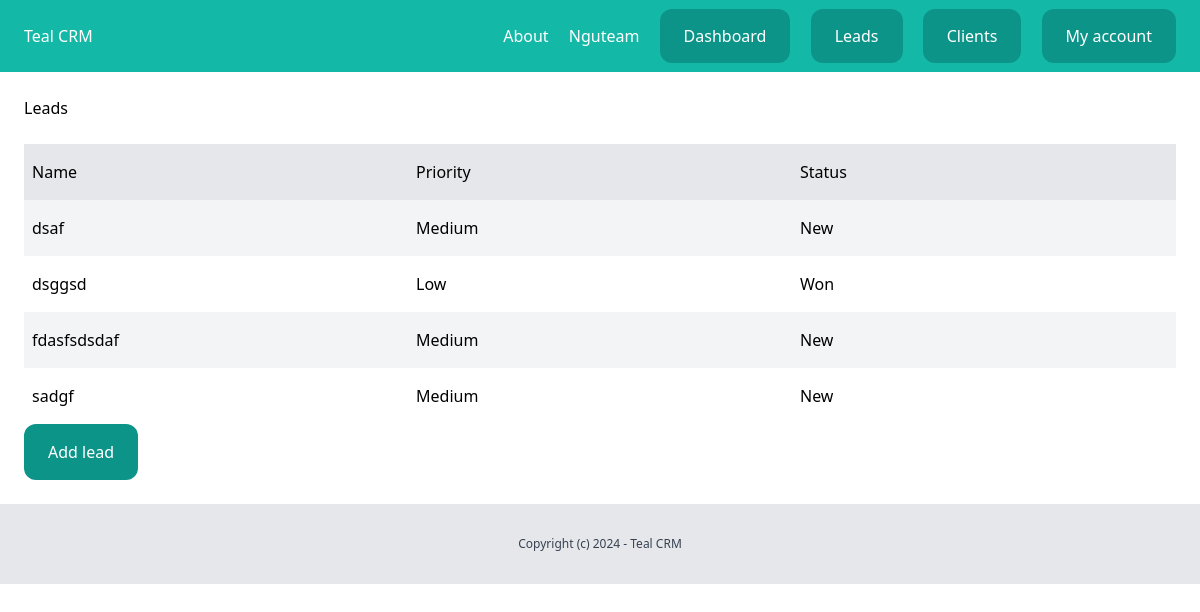
The app's page /dashboard/leads/ (signed in), older data.
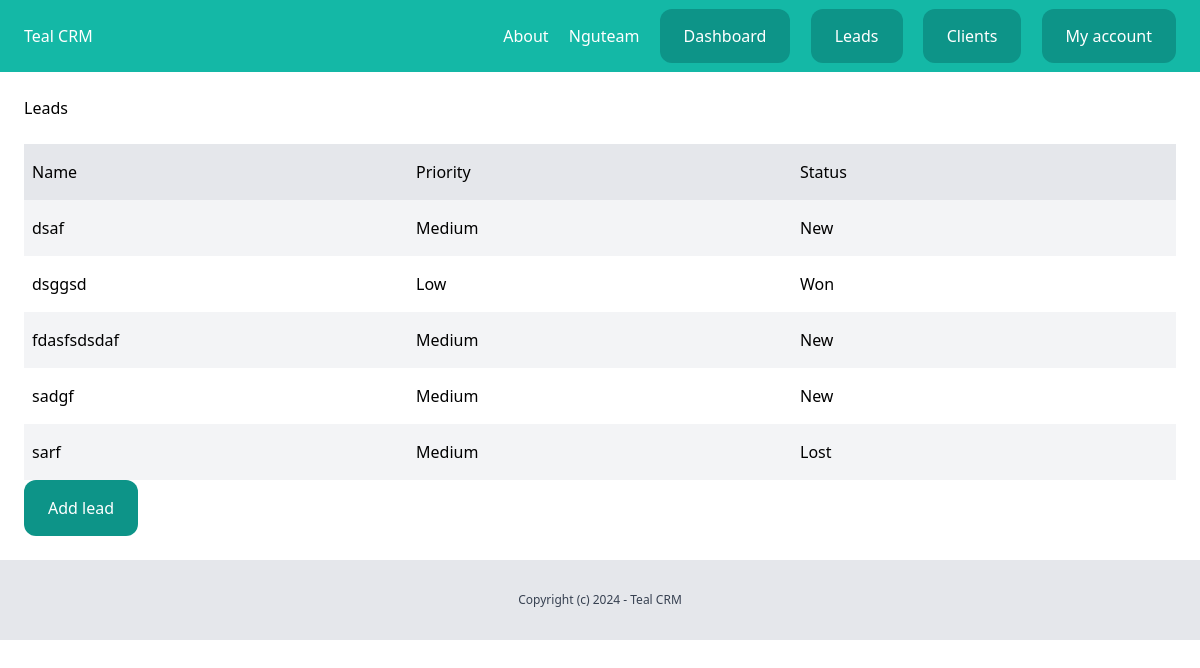
The same page, newer data.
### leads/models.py (models this page shows, shortened)
class Lead(models.Model):
    LOW = 'low'
    MEDIUM = 'medium'
    HIGH = 'high'
    CHOICES_PRIORITY = (
        (LOW, 'Low'),
        (MEDIUM, 'Medium'),
        (HIGH, 'High')
    )
    NEW = 'new'
    CONTACTED = 'contacted'
    WON = 'won'
    LOST = 'lost'
    CHOICES_STATUS = (
        (NEW, 'New'),
        (CONTACTED, 'Contacted'),
        (WON, 'Won'),
        (LOST, 'Lost')
    )
    team = models.ForeignKey(Team, related_name="leads", on_delete=models.CASCADE)
    name = models.CharField(max_length=255)
    email = models.EmailField()
    description = models.TextField(blank=True, null=True)
    priority = models.CharField(max_length=10, choices=CHOICES_PRIORITY, default=MEDIUM)
    status = models.CharField(max_length=10, choices=CHOICES_STATUS, default=NEW)
    converted_to_client = models.BooleanField(default=False)
    created_by = models.ForeignKey(User, related_name='leads', on_delete=models.CASCADE)
    created_at = models.DateTimeField(auto_now_add=True)
    modified_at = models.DateTimeField(auto_now=True)
    class Meta:
        ordering = ('name',)

### leads/views.py (the view)
# urls.py: path('', views.LeadListView.as_view(), name="list"),
class LeadListView(LoginRequiredMixin, ListView):
    model = Lead
    def get_queryset(self) -> QuerySet[Any]:
        queryset = super(LeadListView, self).get_queryset()
        return queryset.filter(created_by=self.request.user, converted_to_client=False)

### team/context_processors.py (called while the page is built)
def active_team(request):
    if request.user.is_authenticated:
        if request.user.userprofile.active_team:
            active_team = request.user.userprofile.active_team
        else:
            active_team = Team.objects.filter(created_by=request.user)[0]
    else:
        active_team = None
    return {'active_team': active_team}

### leads/templates/leads/lead_list.html (shortened to what this page needs)
{% extends "core/base.html" %}
{% block content %}
<div class="py-6 px-6">
        <h1 class="mb-4 texl-xl">Leads</h1>
        <div class="mt-6 flex justify-between">
                <p class="py-4 px-2 bg-gray-200 font-semifold w-full">Name</p>
                <p class="py-4 px-2 bg-gray-200 font-semifold w-full">Priority</p>
                <p class="py-4 px-2 bg-gray-200 font-semifold w-full">Status</p>
        </div>
        {% for lead in object_list %}
                <div class="flex justify-between">
                        <p class="py-4 px-2 w-full {% cycle 'bg-gray-100' '' %}">
                                <a href="{% url 'leads:detail' lead.id %}">{{lead.name}}</a>
                        </p>
                        <p class="py-4 px-2 w-full {% cycle 'bg-gray-100' '' %}">{{lead.get_priority_display}}</p>
                        <p class="py-4 px-2 w-full {% cycle 'bg-gray-100' '' %}">{{lead.get_status_display}}</p>
                </div>
        {% empty %}
                <p>There are no lead in database yet...</p>
        {% endfor %}
        <a href="{% url 'leads:add' %}" class="inline-block py-4 px-6 bg-teal-600 rounded-xl text-white">Add lead</a>
</div>
{% endblock content %}

Row changes from the older to the newer data that the page shows:
added Lead: name "sarf", priority "Medium", status "Lost"
